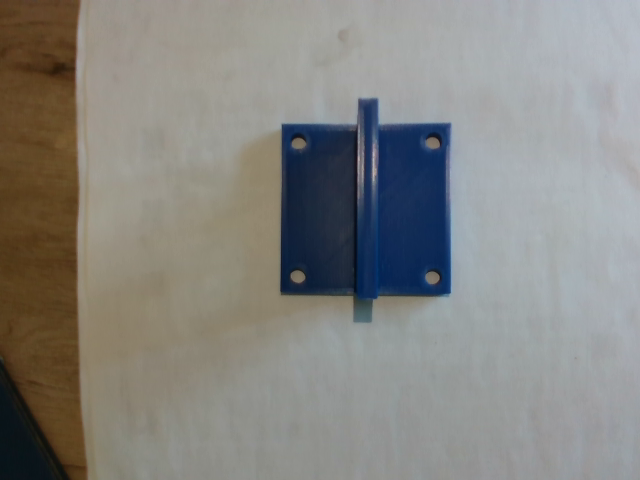
#> input picture ur5e_cam_description/scripts/img_reales/base_lejos.png, 640 x 480 px, found by its file name
$ python pruebas_circulo.py
#> lines starting #> are read from the running program, lines starting #| are printed output that depends on the picture; after the words box and inside, x2 and y2 are one past the last pixel; in counts of white or black regions, pixels touching at a corner belong together
import numpy as np
import cv2 as cv

import matplotlib.pyplot as plt

from scipy import ndimage as ndi

import skimage

cimg = cv.imread('/home/alberto/tfm_ws/src/TFM_AlbertoLosa_2122/ur5e_cam_description/scripts/img_reales/base_lejos.png')
#> cimg is the input picture: shape (480, 640, 3); mean B, G, R 129.3, 133.3, 134
# cimg = cv.cvtColor(cimg,cv.COLOR_BGR2RGB)
# cimg = cv.cvtColor(cimg,cv.COLOR_BGR2HSV)

prueba = "circulos"


assert cimg is not None, "file could not be read, check with os.path.exists()"

if (prueba == "segmentación_local"):

    cimg_gray = cv.cvtColor(cimg,cv.COLOR_RGB2GRAY)

    # cimg = cv.medianBlur(cimg,11)

    image = skimage.util.img_as_float(cimg_gray)

    thresh_niblack = skimage.filters.threshold_niblack(image, window_size=5, k=1.5)
    thresh_sauvola = skimage.filters.threshold_sauvola(image, window_size=5)

    binary_niblack = image > thresh_niblack
    binary_sauvola = image > thresh_sauvola


    # cimg_hsv = cv.cvtColor(img,cv.COLOR_RGB2HSV)
    canny = cv.Canny(cimg[:,:,1], 10, 30, apertureSize = 3, L2gradient = True)

    plt.figure()
    plt.imshow(binary_niblack, cmap=plt.cm.gray)
    plt.figure()
    plt.imshow(binary_sauvola, cmap=plt.cm.gray)
    plt.figure()
    plt.imshow(cimg_gray)
    plt.show()

    cv.imshow('detected circles',canny)
    cv.waitKey(0)
    cv.destroyAllWindows()

    # denoise image
    denoised = skimage.filters.rank.median(image, skimage.morphology.disk(2))

    # find continuous region (low gradient -
    # where less than 10 for this image) --> markers
    # disk(5) is used here to get a more smooth image
    markers = skimage.filters.rank.gradient(denoised, skimage.morphology.disk(5)) < 10
    markers = ndi.label(markers)[0]

    # local gradient (disk(2) is used to keep edges thin)
    gradient = skimage.filters.rank.gradient(denoised, skimage.morphology.disk(2))

    # process the watershed
    labels = skimage.segmentation.watershed(gradient, markers)

    # display results
    fig, axes = plt.subplots(nrows=2, ncols=2, figsize=(8, 8),
                            sharex=True, sharey=True)
    ax = axes.ravel()

    ax[0].imshow(image, cmap=plt.cm.gray)
    ax[0].set_title("Original")

    ax[1].imshow(gradient, cmap=plt.cm.nipy_spectral)
    ax[1].set_title("Local Gradient")

    ax[2].imshow(markers, cmap=plt.cm.nipy_spectral)
    ax[2].set_title("Markers")

    ax[3].imshow(image, cmap=plt.cm.gray)
    ax[3].imshow(labels, cmap=plt.cm.nipy_spectral, alpha=.5)
    ax[3].set_title("Segmented")

    for a in ax:
        a.axis('off')

    fig.tight_layout()
    plt.show()

elif (prueba == "circulos"):
    img_gray = cv.cvtColor(cimg,cv.COLOR_RGB2GRAY)
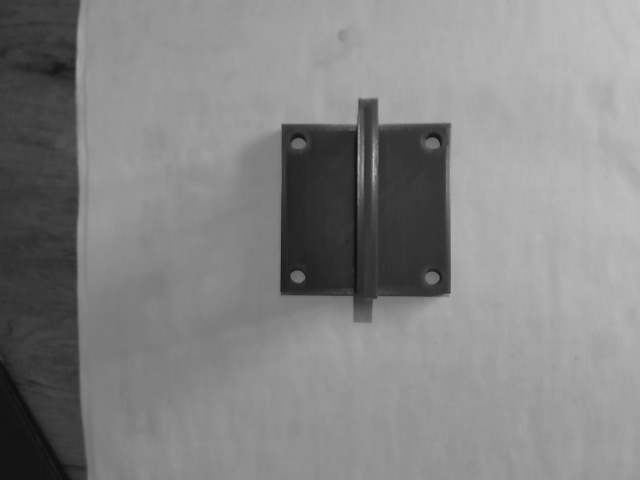
#> img_gray: shape (480, 640); min 14, max 193, mean 132.2

    # Calculo de círculos
    # circles = cv.HoughCircles(img_gray,cv.HOUGH_GRADIENT_ALT,0.9,40,param1=50,param2=0.9,minRadius=4,maxRadius=0)
    circles = cv.HoughCircles(img_gray,cv.HOUGH_GRADIENT,1,100,param1=200,param2=5,minRadius=1,maxRadius=10)
#> circles = [[431.5, 277.5, 6.2], [297.5, 275.5, 7.4], [298.5, 144.5, 7.4], [431.5, 144.5, 7.4]]
    circles = np.uint16(np.around(circles))
#> circles = [[432, 278, 6], [298, 276, 7], [298, 144, 7], [432, 144, 7]]

    # Pintar elementos sobre la imagen
    for i in circles[0,:]:
        # draw the outer circle
        cv.circle(cimg,(i[0],i[1]),i[2],(0,255,0),2)
        # draw the center of the circle
        cv.circle(cimg,(i[0],i[1]),2,(0,0,255),3)
#> this loop made 4 passes
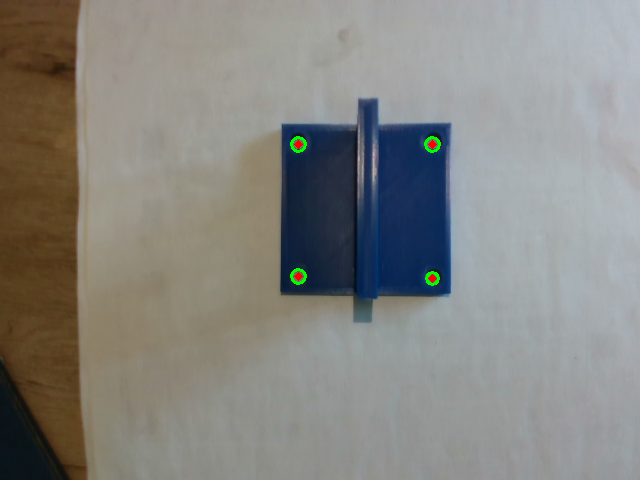
#> cimg: shape (480, 640, 3); 0.21% of pixels changed, all inside (x1, y1, x2, y2) = (290, 136, 441, 286)

    cv.imshow('circulos',cimg)
    cv.waitKey(0)
    cv.destroyAllWindows()

$ run again, with ur5e_cam_description/scripts/img_reales/base230707_190811.png copied over ur5e_cam_description/scripts/img_reales/base_lejos.png
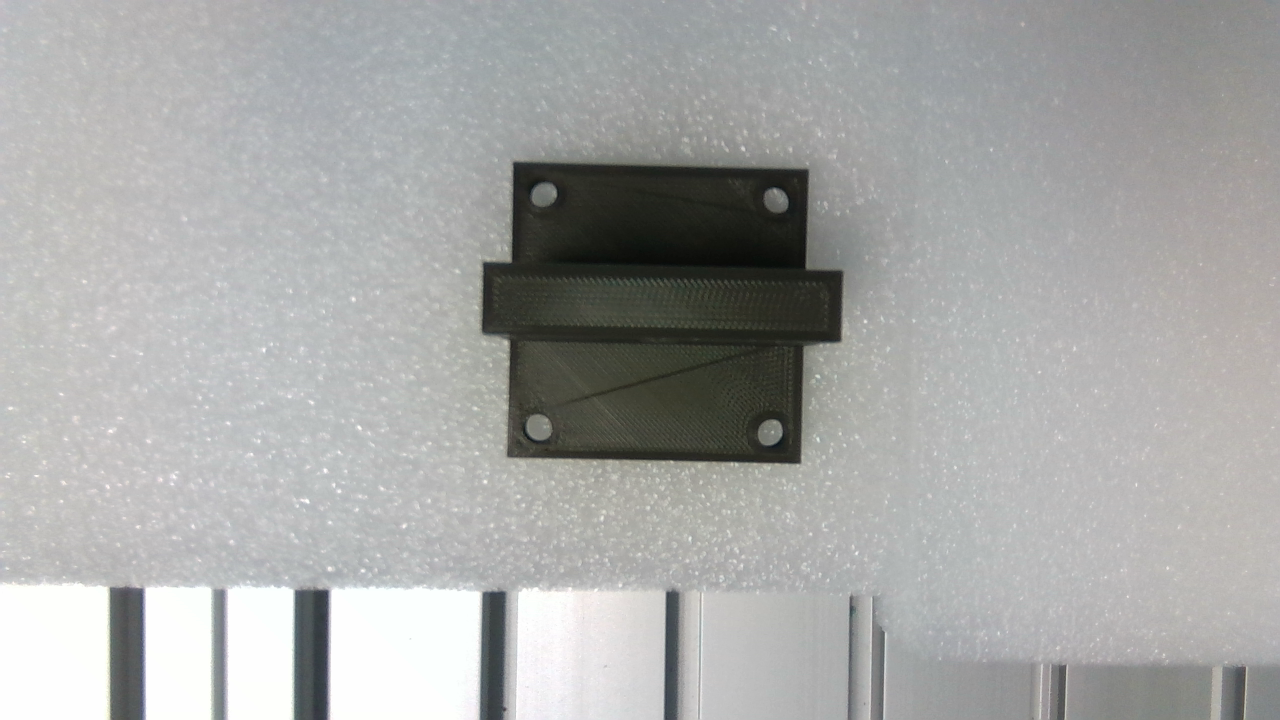
#> input picture ur5e_cam_description/scripts/img_reales/base230707_190811.png, 1280 x 720 px, found by its file name
#> cimg is the input picture: shape (720, 1280, 3); mean B, G, R 166.7, 167.9, 167.1
#> `circles = cv.HoughCircles(img_gray,cv.HOUGH_GRADIENT,1,100,param1=200,..`: circles = 27 rows, first 8: [671.5, 596.5, 6.9], [218.5, 596.5, 8.2], [540.5, 196.5, 9.4], [778.5, 203.5, 9.4], [766.5, 436.5, 8.2], [509.5, 715.5, 6.9], [657.5, 276.5, 7.4], [1048.5, 672.5, 9.4]
#> `circles = np.uint16(np.around(circles))`: circles = 27 rows, first 8: [672, 596, 7], [218, 596, 8], [540, 196, 9], [778, 204, 9], [766, 436, 8], [510, 716, 7], [658, 276, 7], [1048, 672, 9]
#> the loop `for i in circles[0,:]:` made 27 passes
#> after the loop `for i in circles[0,:]:`:
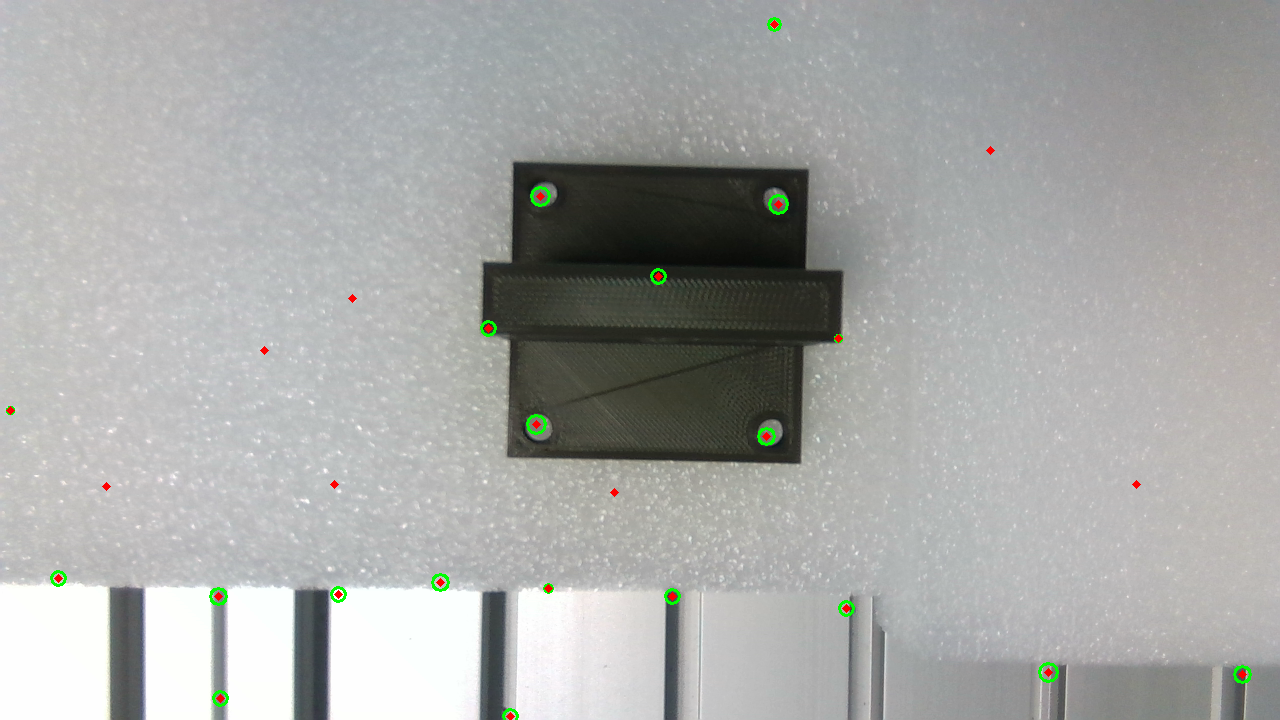
#> cimg: shape (720, 1280, 3); 0.39% of pixels changed, all inside (x1, y1, x2, y2) = (6, 17, 1252, 720)

$ run again, with ur5e_cam_description/scripts/img_reales/base230707_191903.png copied over ur5e_cam_description/scripts/img_reales/base_lejos.png
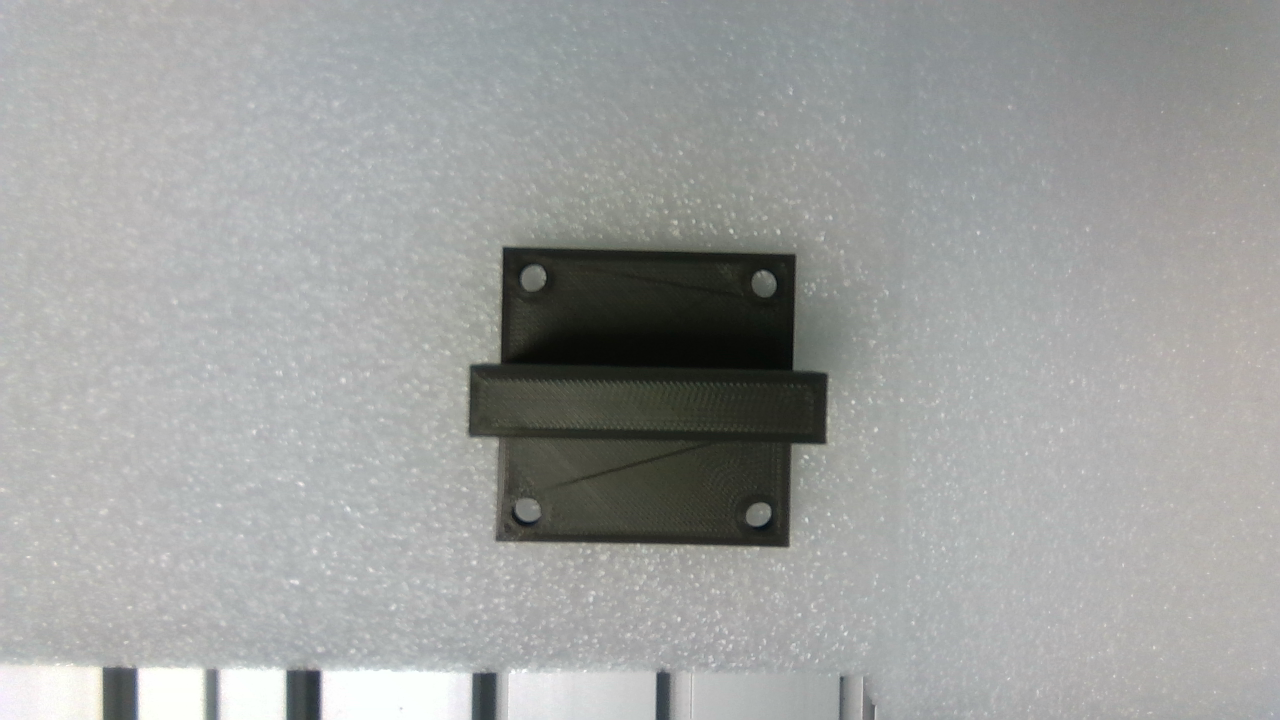
#> input picture ur5e_cam_description/scripts/img_reales/base230707_191903.png, 1280 x 720 px, found by its file name
#> cimg is the input picture: shape (720, 1280, 3); mean B, G, R 158.7, 160.3, 158.7
#> `circles = cv.HoughCircles(img_gray,cv.HOUGH_GRADIENT,1,100,param1=200,..`: circles = 18 rows, first 8: [761.5, 511.5, 9.4], [764.5, 287.5, 9.4], [530.5, 281.5, 9.3], [662.5, 675.5, 7], [531.5, 510.5, 9.4], [515.5, 676.5, 8.2], [474.5, 369.5, 5.5], [852.5, 401.5, 2]
#> `circles = np.uint16(np.around(circles))`: circles = 18 rows, first 8: [762, 512, 9], [764, 288, 9], [530, 282, 9], [662, 676, 7], [532, 510, 9], [516, 676, 8], [474, 370, 6], [852, 402, 2]
#> the loop `for i in circles[0,:]:` made 18 passes
#> after the loop `for i in circles[0,:]:`:
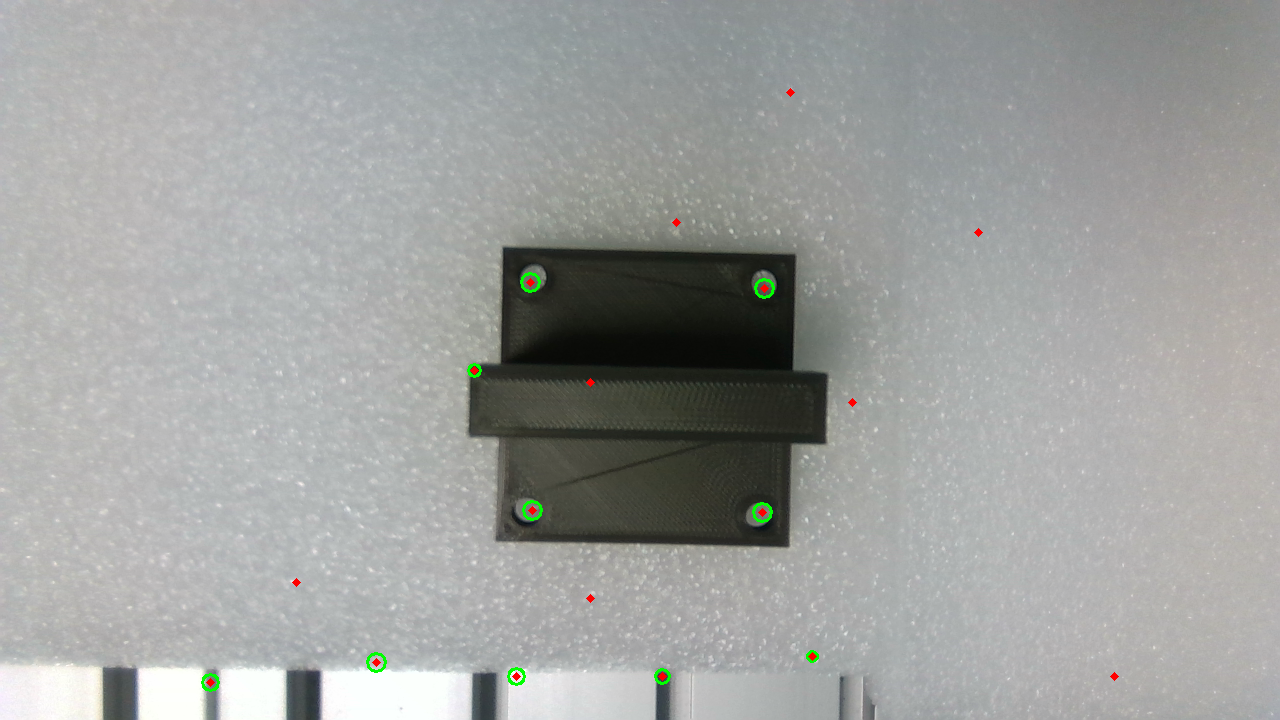
#> cimg: shape (720, 1280, 3); 0.24% of pixels changed, all inside (x1, y1, x2, y2) = (201, 88, 1119, 692)

$ run again, with ur5e_cam_description/scripts/img_reales/base230707_192049.png copied over ur5e_cam_description/scripts/img_reales/base_lejos.png
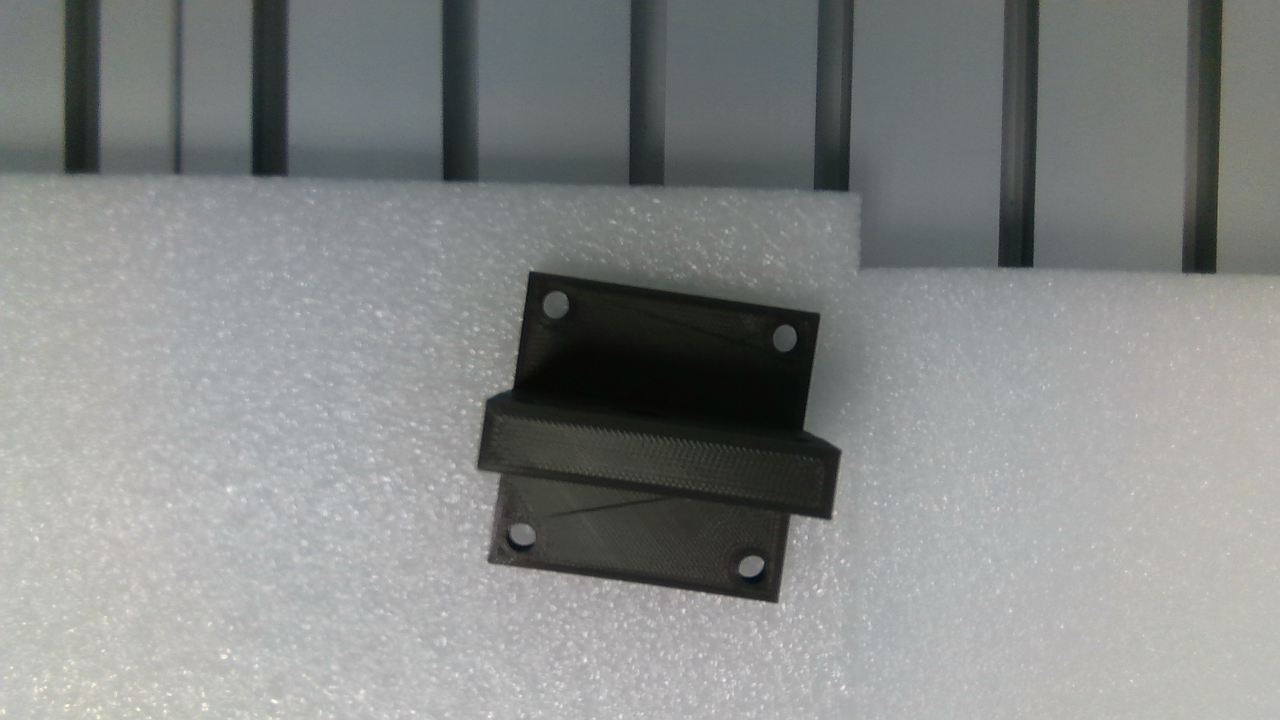
#> input picture ur5e_cam_description/scripts/img_reales/base230707_192049.png, 1280 x 720 px, found by its file name
#> cimg is the input picture: shape (720, 1280, 3); mean B, G, R 135.4, 136.8, 134.1
#> `circles = cv.HoughCircles(img_gray,cv.HOUGH_GRADIENT,1,100,param1=200,..`: circles = 22 rows, first 8: [518.5, 532.5, 9.4], [747.5, 567.5, 9.4], [782.5, 334.5, 9.1], [832.5, 453.5, 8.2], [558.5, 300.5, 9.1], [223.5, 654.5, 3.8], [72.5, 164.5, 9.4], [635.5, 177.5, 8.2]
#> `circles = np.uint16(np.around(circles))`: circles = 22 rows, first 8: [518, 532, 9], [748, 568, 9], [782, 334, 9], [832, 454, 8], [558, 300, 9], [224, 654, 4], [72, 164, 9], [636, 178, 8]
#> the loop `for i in circles[0,:]:` made 22 passes
#> after the loop `for i in circles[0,:]:`:
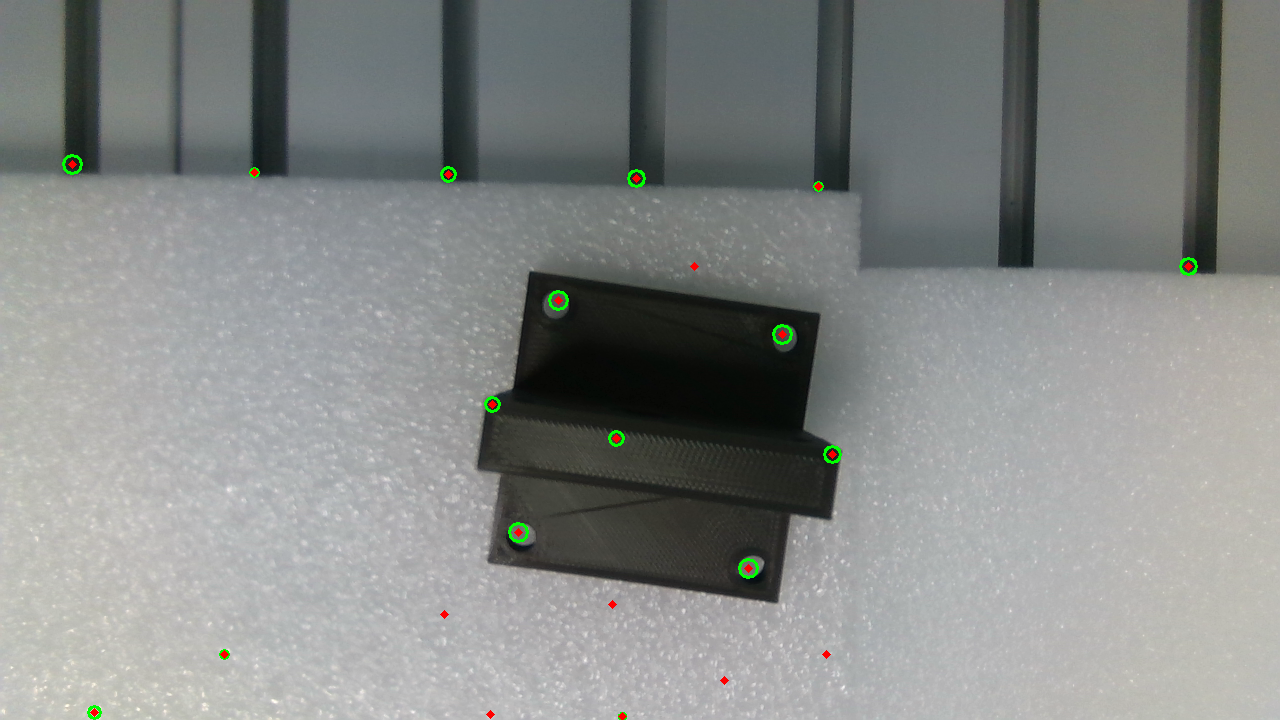
#> cimg: shape (720, 1280, 3); 0.31% of pixels changed, all inside (x1, y1, x2, y2) = (62, 154, 1198, 720)
